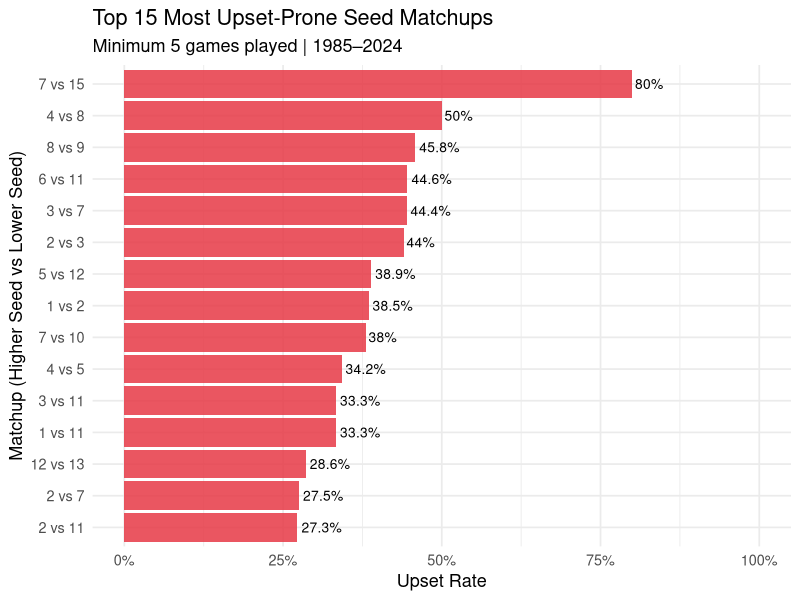
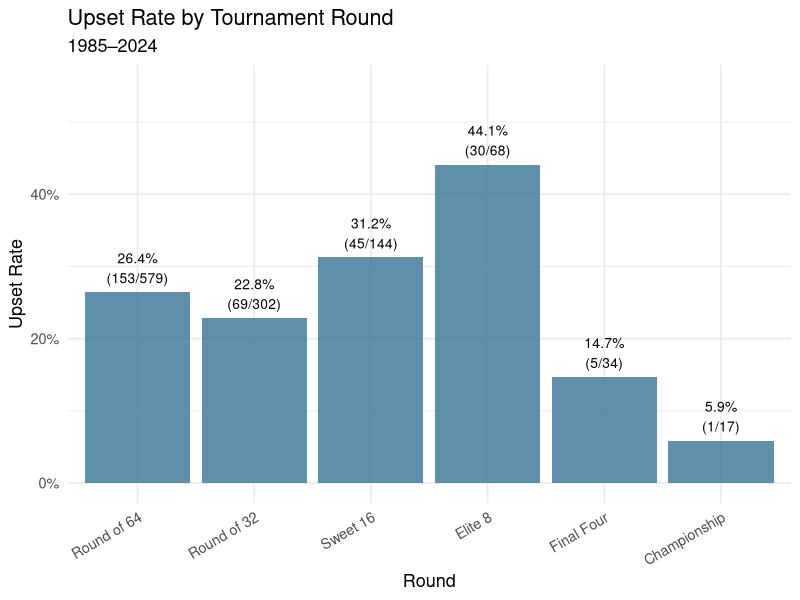
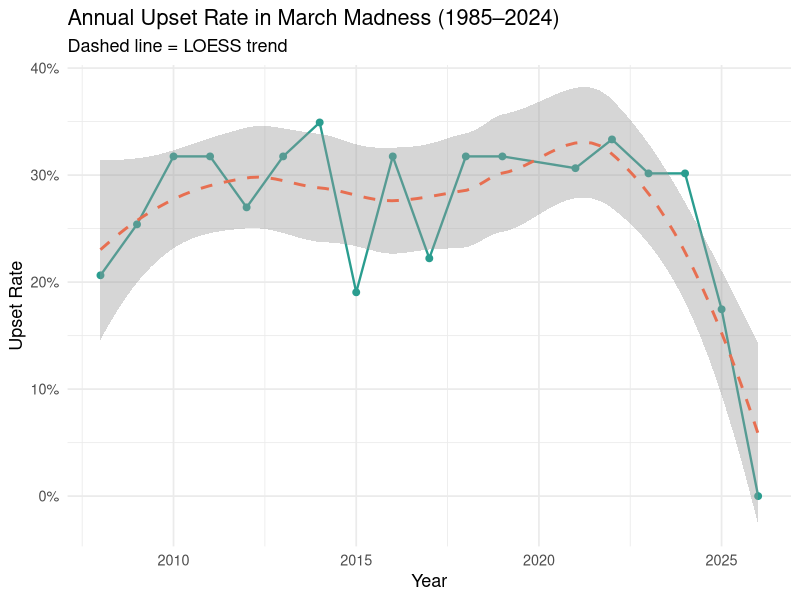
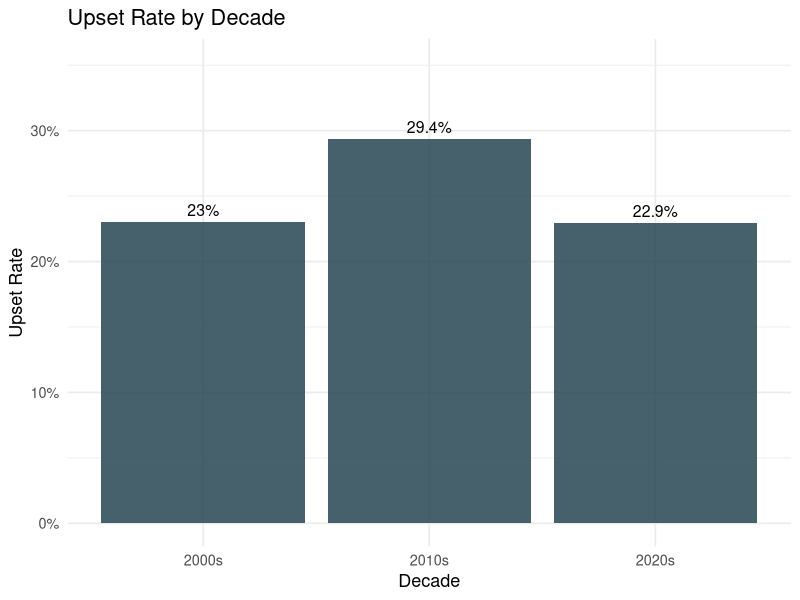
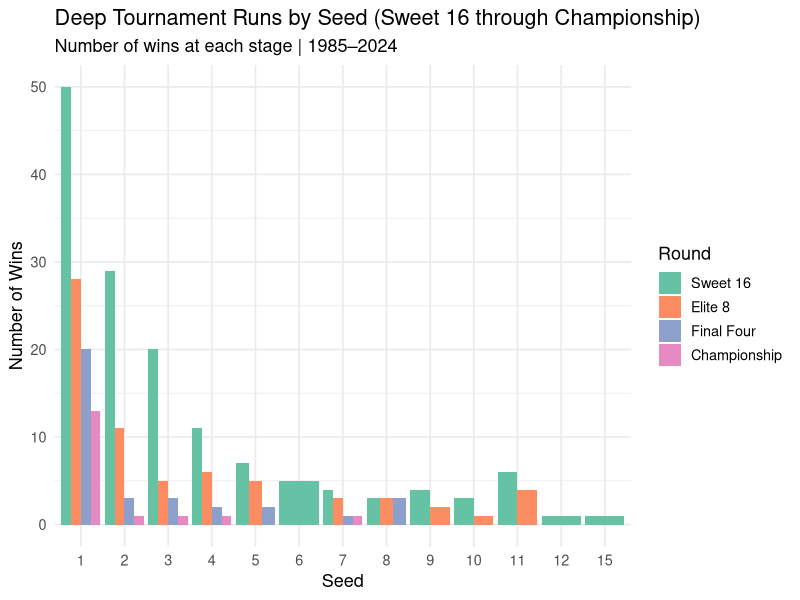
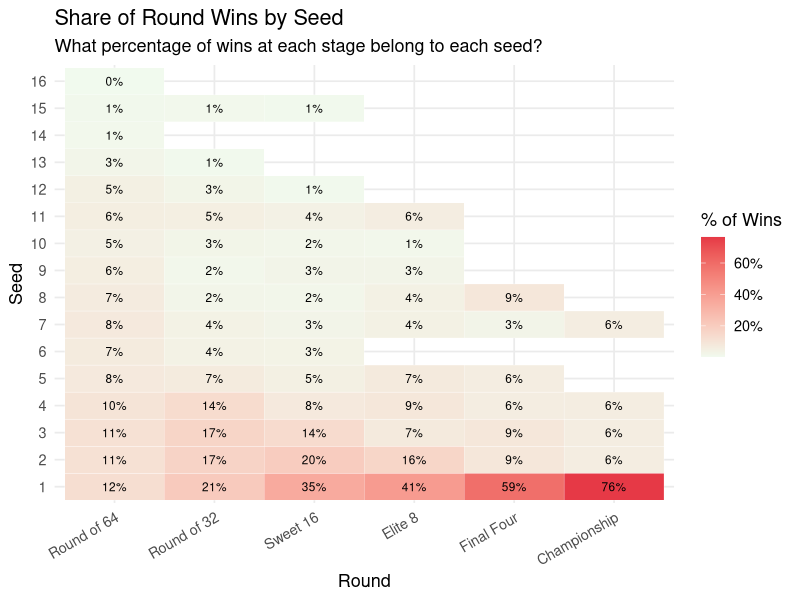
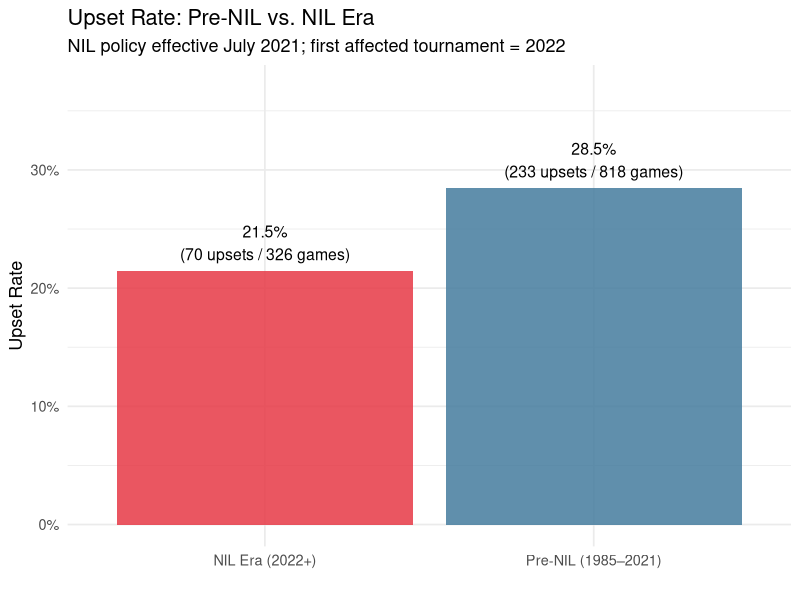
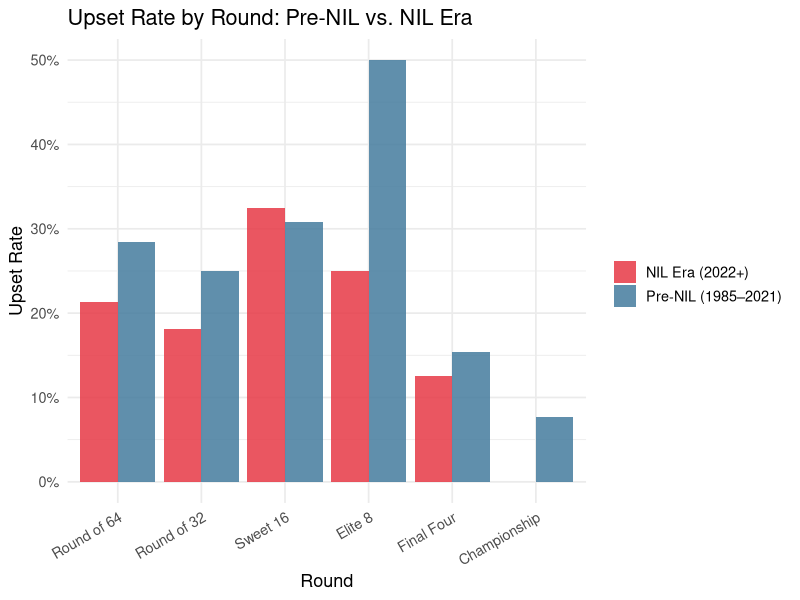

R code for these plots, in order:

# NCAA March Madness Tournament Predictability Analysis

# --- Load Libraries ---
library(tidyverse)
library(scales)

# --- Read & Prepare Data ---
raw <- read.csv("Tournament_Matchups_Updated.csv", stringsAsFactors = FALSE)

# The dataset has TWO rows per game (one per team).
# ROUND = team's seed-side position; CURRENT ROUND = tournament round stage.
# CURRENT ROUND values: 64 (Round of 64), 32 (Round of 32), 16 (Sweet 16),
#                        8 (Elite 8), 4 (Final Four), 2 (Championship)

# Map CURRENT ROUND numbers to readable labels
round_labels <- c(
  "64" = "Round of 64",
  "32" = "Round of 32",
  "16" = "Sweet 16",
  "8"  = "Elite 8",
  "4"  = "Final Four",
  "2"  = "Championship"
)

raw <- raw %>%
  mutate(
    ROUND_LABEL = round_labels[as.character(CURRENT.ROUND)],
    ROUND_LABEL = factor(ROUND_LABEL, levels = round_labels)
  )

# Build a game-level dataset: pair each game's winner and loser.
# Each game = two consecutive rows (sorted by BY.YEAR.NO descending within a year).
# The winning team has WIN == 1.
winners <- raw %>% filter(WIN == 1)
losers  <- raw %>% filter(WIN == 0)

# Pair them: they share the same YEAR and CURRENT.ROUND, matched by position.
# A safer approach: sort both by YEAR desc, BY.YEAR.NO desc, and pair row-by-row.
games <- winners %>%
  arrange(YEAR, CURRENT.ROUND, BY.YEAR.NO) %>%
  mutate(row_id = row_number()) %>%
  rename(
    W_TEAM = TEAM, W_SEED = SEED, W_SCORE = SCORE
  ) %>%
  select(row_id, YEAR, CURRENT.ROUND, ROUND_LABEL, W_TEAM, W_SEED, W_SCORE, UPSET)

losers_sorted <- losers %>%
  arrange(YEAR, CURRENT.ROUND, BY.YEAR.NO) %>%
  mutate(row_id = row_number()) %>%
  rename(
    L_TEAM = TEAM, L_SEED = SEED, L_SCORE = SCORE
  ) %>%
  select(row_id, L_TEAM, L_SEED, L_SCORE)

games <- games %>%
  left_join(losers_sorted, by = "row_id") %>%
  mutate(
    SEED_DIFF = abs(W_SEED - L_SEED),
    HIGHER_SEED = pmin(W_SEED, L_SEED),
    LOWER_SEED  = pmax(W_SEED, L_SEED),
    MATCHUP = paste0(HIGHER_SEED, " vs ", LOWER_SEED)
  )

cat("Dataset loaded:", nrow(games), "games from", min(games$YEAR), "to", max(games$YEAR), "\n\n")


# ============================================================================
# QUESTION 1: Which seed-vs-seed matchups produce the highest upset rates?
# ============================================================================

cat("=" %>% strrep(70), "\n")
cat("Q1: SEED VS. SEED MATCHUP UPSET RATES\n")
cat("=" %>% strrep(70), "\n\n")

matchup_upsets <- games %>%
  group_by(MATCHUP, HIGHER_SEED, LOWER_SEED) %>%
  summarise(
    Total_Games  = n(),
    Upsets       = sum(UPSET),
    Upset_Rate   = mean(UPSET),
    .groups = "drop"
  ) %>%
  filter(Total_Games >= 5) %>%   # Only matchups with enough data

arrange(desc(Upset_Rate))

print(matchup_upsets, n = 20)

# Plot: Top 15 most upset-prone matchups
top_matchups <- matchup_upsets %>% slice_max(Upset_Rate, n = 15)

ggplot(top_matchups, aes(x = reorder(MATCHUP, Upset_Rate), y = Upset_Rate)) +
  geom_col(fill = "#E63946", alpha = 0.85) +
  geom_text(aes(label = paste0(round(Upset_Rate * 100, 1), "%")),
            hjust = -0.1, size = 3.5) +
  coord_flip() +
  scale_y_continuous(labels = percent_format(), limits = c(0, 1)) +
  labs(
    title = "Top 15 Most Upset-Prone Seed Matchups",
    subtitle = "Minimum 5 games played | 1985–2024",
    x = "Matchup (Higher Seed vs Lower Seed)",
    y = "Upset Rate"
  ) +
  theme_minimal(base_size = 13)


# ============================================================================
# QUESTION 2: Which rounds are the most unpredictable?
# ============================================================================

cat("\n", "=" %>% strrep(70), "\n")
cat("Q2: UPSET RATES BY TOURNAMENT ROUND\n")
cat("=" %>% strrep(70), "\n\n")

round_upsets <- games %>%
  group_by(ROUND_LABEL) %>%
  summarise(
    Total_Games = n(),
    Upsets      = sum(UPSET),
    Upset_Rate  = mean(UPSET),
    .groups = "drop"
  ) %>%
  arrange(desc(Upset_Rate))

print(round_upsets)

ggplot(round_upsets, aes(x = ROUND_LABEL, y = Upset_Rate)) +
  geom_col(fill = "#457B9D", alpha = 0.85) +
  geom_text(aes(label = paste0(round(Upset_Rate * 100, 1), "%\n(",
                                Upsets, "/", Total_Games, ")")),
            vjust = -0.3, size = 3.5) +
  scale_y_continuous(labels = percent_format(), limits = c(0, max(round_upsets$Upset_Rate) * 1.25)) +
  labs(
    title = "Upset Rate by Tournament Round",
    subtitle = "1985–2024",
    x = "Round",
    y = "Upset Rate"
  ) +
  theme_minimal(base_size = 13) +
  theme(axis.text.x = element_text(angle = 30, hjust = 1))


# ============================================================================
# QUESTION 3: How have upset rates changed over time?
# ============================================================================

cat("\n", "=" %>% strrep(70), "\n")
cat("Q3: UPSET TRENDS OVER TIME\n")
cat("=" %>% strrep(70), "\n\n")

# --- By Year ---
yearly_upsets <- games %>%
  group_by(YEAR) %>%
  summarise(
    Total_Games = n(),
    Upsets      = sum(UPSET),
    Upset_Rate  = mean(UPSET),
    .groups = "drop"
  )

ggplot(yearly_upsets, aes(x = YEAR, y = Upset_Rate)) +
  geom_line(color = "#2A9D8F", linewidth = 0.8) +
  geom_point(color = "#2A9D8F", size = 2) +
  geom_smooth(method = "loess", se = TRUE, color = "#E76F51", linetype = "dashed") +
  scale_y_continuous(labels = percent_format()) +
  labs(
    title = "Annual Upset Rate in March Madness (1985–2024)",
    subtitle = "Dashed line = LOESS trend",
    x = "Year",
    y = "Upset Rate"
  ) +
  theme_minimal(base_size = 13)

# --- By Decade ---
decade_upsets <- games %>%
  mutate(Decade = paste0(floor(YEAR / 10) * 10, "s")) %>%
  group_by(Decade) %>%
  summarise(
    Total_Games = n(),
    Upsets      = sum(UPSET),
    Upset_Rate  = mean(UPSET),
    .groups = "drop"
  )

print(decade_upsets)

ggplot(decade_upsets, aes(x = Decade, y = Upset_Rate)) +
  geom_col(fill = "#264653", alpha = 0.85) +
  geom_text(aes(label = paste0(round(Upset_Rate * 100, 1), "%")),
            vjust = -0.5, size = 4) +
  scale_y_continuous(labels = percent_format(), limits = c(0, max(decade_upsets$Upset_Rate) * 1.2)) +
  labs(
    title = "Upset Rate by Decade",
    x = "Decade",
    y = "Upset Rate"
  ) +
  theme_minimal(base_size = 13)


# ============================================================================
# QUESTION 4: Which seeds are most likely to reach later rounds?
# ============================================================================

cat("\n", "=" %>% strrep(70), "\n")
cat("Q4: DEEP TOURNAMENT RUNS BY SEED\n")
cat("=" %>% strrep(70), "\n\n")

# For each seed, count how many times it appeared as a winner in each round.
# Reaching a round = winning that round's game.
seed_advancement <- games %>%
  group_by(W_SEED, ROUND_LABEL) %>%
  summarise(Wins = n(), .groups = "drop") %>%
  rename(Seed = W_SEED)

# Focus on deep runs: Sweet 16, Elite 8, Final Four, Championship
deep_rounds <- c("Sweet 16", "Elite 8", "Final Four", "Championship")

deep_runs <- seed_advancement %>%
  filter(ROUND_LABEL %in% deep_rounds) %>%
  mutate(ROUND_LABEL = factor(ROUND_LABEL, levels = deep_rounds))

ggplot(deep_runs, aes(x = factor(Seed), y = Wins, fill = ROUND_LABEL)) +
  geom_col(position = "dodge") +
  scale_fill_brewer(palette = "Set2", name = "Round") +
  labs(
    title = "Deep Tournament Runs by Seed (Sweet 16 through Championship)",
    subtitle = "Number of wins at each stage | 1985–2024",
    x = "Seed",
    y = "Number of Wins"
  ) +
  theme_minimal(base_size = 13)

# Heatmap version: proportion of appearances
seed_round_pct <- games %>%
  group_by(W_SEED, ROUND_LABEL) %>%
  summarise(Wins = n(), .groups = "drop") %>%
  group_by(ROUND_LABEL) %>%
  mutate(Pct = Wins / sum(Wins)) %>%
  ungroup()

ggplot(seed_round_pct, aes(x = ROUND_LABEL, y = factor(W_SEED), fill = Pct)) +
  geom_tile(color = "white") +
  geom_text(aes(label = paste0(round(Pct * 100, 0), "%")), size = 3) +
  scale_fill_gradient(low = "#F1FAEE", high = "#E63946", labels = percent_format()) +
  labs(
    title = "Share of Round Wins by Seed",
    subtitle = "What percentage of wins at each stage belong to each seed?",
    x = "Round",
    y = "Seed",
    fill = "% of Wins"
  ) +
  theme_minimal(base_size = 13) +
  theme(axis.text.x = element_text(angle = 30, hjust = 1))


# ============================================================================
# QUESTION 5: Has NIL (post-2021) influenced tournament outcomes?
# ============================================================================

cat("\n", "=" %>% strrep(70), "\n")
cat("Q5: NIL ERA IMPACT ANALYSIS (Post-2021)\n")
cat("=" %>% strrep(70), "\n\n")

# NIL was introduced July 1, 2021 — first tournament affected = 2022
games <- games %>%
  mutate(Era = ifelse(YEAR >= 2022, "NIL Era (2022+)", "Pre-NIL (1985–2021)"))

# Overall upset rate comparison
nil_comparison <- games %>%
  group_by(Era) %>%
  summarise(
    Total_Games = n(),
    Upsets      = sum(UPSET),
    Upset_Rate  = mean(UPSET),
    Avg_Seed_Diff_Winners = mean(W_SEED),
    .groups = "drop"
  )

print(nil_comparison)

ggplot(nil_comparison, aes(x = Era, y = Upset_Rate, fill = Era)) +
  geom_col(alpha = 0.85, show.legend = FALSE) +
  geom_text(aes(label = paste0(round(Upset_Rate * 100, 1), "%\n(",
                                Upsets, " upsets / ", Total_Games, " games)")),
            vjust = -0.3, size = 4) +
  scale_fill_manual(values = c("Pre-NIL (1985–2021)" = "#457B9D",
                                "NIL Era (2022+)" = "#E63946")) +
  scale_y_continuous(labels = percent_format(), limits = c(0, max(nil_comparison$Upset_Rate) * 1.3)) +
  labs(
    title = "Upset Rate: Pre-NIL vs. NIL Era",
    subtitle = "NIL policy effective July 2021; first affected tournament = 2022",
    x = "",
    y = "Upset Rate"
  ) +
  theme_minimal(base_size = 13)

# NIL impact by round
nil_by_round <- games %>%
  group_by(Era, ROUND_LABEL) %>%
  summarise(
    Upset_Rate = mean(UPSET),
    Games = n(),
    .groups = "drop"
  )

ggplot(nil_by_round, aes(x = ROUND_LABEL, y = Upset_Rate, fill = Era)) +
  geom_col(position = "dodge", alpha = 0.85) +
  scale_fill_manual(values = c("Pre-NIL (1985–2021)" = "#457B9D",
                                "NIL Era (2022+)" = "#E63946")) +
  scale_y_continuous(labels = percent_format()) +
  labs(
    title = "Upset Rate by Round: Pre-NIL vs. NIL Era",
    x = "Round",
    y = "Upset Rate",
    fill = ""
  ) +
  theme_minimal(base_size = 13) +
  theme(axis.text.x = element_text(angle = 30, hjust = 1))

# Statistical test: is the difference significant?
cat("\nChi-squared test for upset rates Pre-NIL vs. NIL Era:\n")
contingency <- games %>%
  count(Era, UPSET) %>%
  pivot_wider(names_from = UPSET, values_from = n, values_fill = 0)
print(contingency)

chi_result <- chisq.test(matrix(c(contingency[[2]], contingency[[3]]), nrow = 2))
print(chi_result)

cat("\n\nAnalysis complete! Review the plots and tables above.\n")
